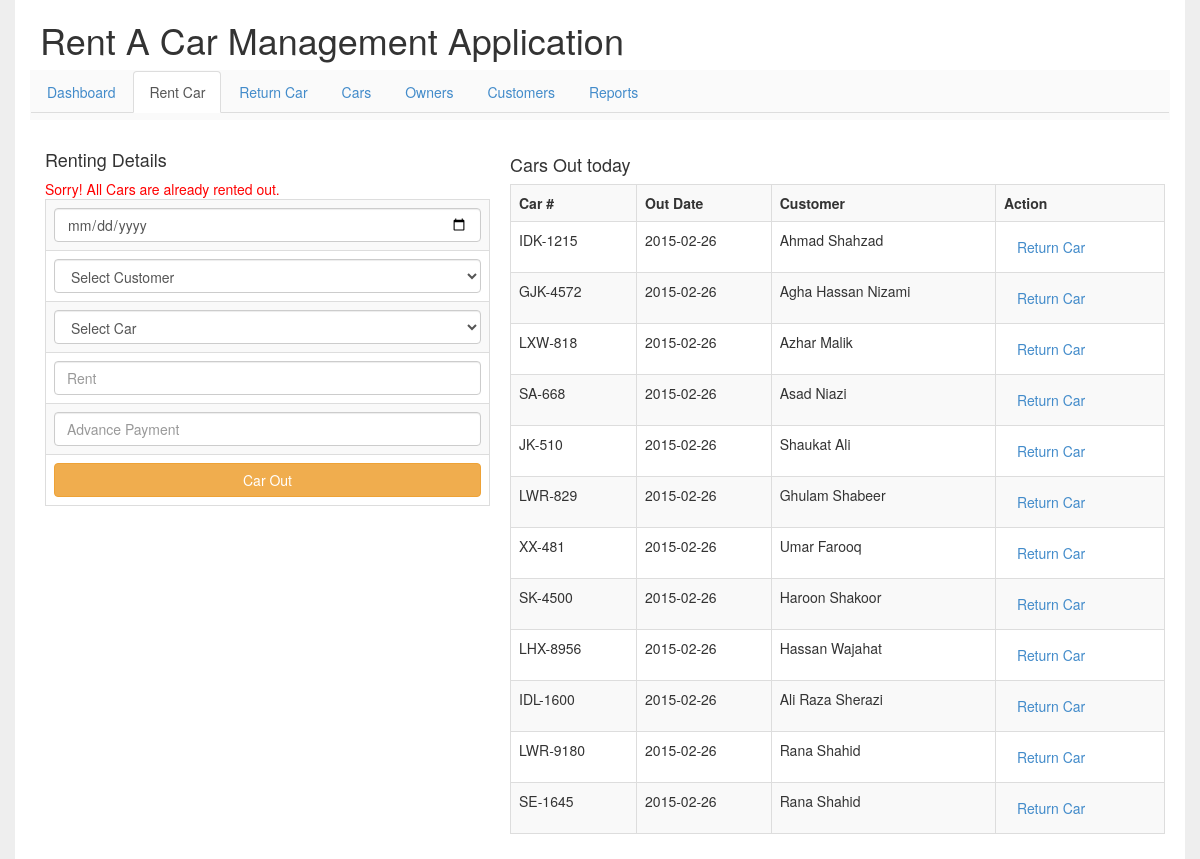
/rentacar.php, run on the app's committed database.
### tables this page shows
CREATE TABLE IF NOT EXISTS `rentcar` (
  `rent_id` int(5) NOT NULL AUTO_INCREMENT,
  `car_id` int(5) NOT NULL,
  `cust_id` int(5) NOT NULL,
  `outtime` date NOT NULL,
  `returntime` date NOT NULL,
  `rent` int(6) NOT NULL,
  `payup` int(6) NOT NULL,
  `demage` varchar(100) NOT NULL,
  `damage_claim` int(6) NOT NULL,
  `status` enum('clear','not clear') NOT NULL,
  PRIMARY KEY (`rent_id`)
);

CREATE TABLE IF NOT EXISTS `cars` (
  `id` int(5) NOT NULL AUTO_INCREMENT,
  `vendor` int(5) NOT NULL,
  `model` int(5) NOT NULL,
  `model_year` int(11) NOT NULL,
  `reg_city` int(5) NOT NULL,
  `reg_alias` varchar(3) NOT NULL,
  `reg_no` int(5) NOT NULL,
  `owner` int(5) NOT NULL,
  `pic` varchar(100) NOT NULL,
  PRIMARY KEY (`id`)
);

CREATE TABLE IF NOT EXISTS `customers` (
  `id` int(5) NOT NULL AUTO_INCREMENT,
  `name` varchar(100) NOT NULL,
  `fname` varchar(100) NOT NULL,
  `nic` bigint(15) NOT NULL,
  `address` varchar(100) NOT NULL,
  `mobile` varchar(15) NOT NULL,
  `referrer_name` varchar(100) NOT NULL,
  `referrer_mobile` varchar(15) NOT NULL,
  PRIMARY KEY (`id`)
);

### includes/functions.php (called while the page is built, shortened)
<?php
	function get_rem_cars()
	{
		global $PDO;
		$st=$PDO->prepare('SELECT cars.* from cars WHERE cars.id IN (
		SELECT DISTINCT(id) from cars,rentcar WHERE cars.id NOT IN
		(SELECT car_id from rentcar WHERE status="not clear"))');
		$data=$st->execute();
		$data=$st->fetchAll();
		return $data;
	}
	function get_cars_out()
	{
		global $PDO;
		$st=$PDO->prepare('SELECT rentcar.rent_id,rentcar.car_id, rentcar.cust_id, rentcar.outtime, cars.reg_alias,
				cars.reg_no,customers.name from rentcar,cars,customers where rentcar.car_id=cars.id
				AND rentcar.status="not clear" AND rentcar.cust_id=customers.id');
		$data=$st->execute();
		$data=$st->fetchAll();
		return $data;
	}
?>

### rentacar.php (the view, shortened to what this page needs)
<?php
	include("includes/db.php");
	include("includes/functions.php");
	$cars=get_rem_cars();
	$outcars=get_cars_out();
?>
<!doctype html>
<html>
<head>
<?php include("includes/head-include.php"); ?>
</head>
<body style="background:#EEEEEE;">
	<div class="container" style="background:#FFF;">
    	<?php include 'includes/header.php';?>
        <div id="rentcar" class="col-lg-5" >
        <h4>Renting Details</h4>
        <span style="color:#F00"><?php if(!$cars){echo 'Sorry! All Cars are already rented out. ';}?></span>
        <form action="carout.php" method="post">
        	<table class="table table-bordered table-responsive table-striped" >
            <tr>
            	<td>
                	<input type="date" name="dateout" class="form-control">
                </td>
            </tr>
            <tr>
            	<td>
                	<select name="customer" class="form-control">
                    	<option value="">Select Customer</option>
                    </select>
                </td>
            </tr>
            <tr>
            	<td>
                	<select name="car" class="form-control">
                    	<option value="">Select Car</option>
                    </select>
                </td>
            </tr>
            <tr>
            	<td>
                	<input type="number" name="rent" class="form-control" placeholder="Rent" />
                </td>
            </tr>
            <tr>
            	<td>
                	<input type="number" name="payup" class="form-control" placeholder="Advance Payment" />
                </td>
            </tr>
            <tr>
            	<td>
                	<button type="submit" class="btn btn-block btn-warning">Car Out</button>
                </td>
            </tr>
            </table>
        </form>
        </div>
        <div class="col-lg-7" style="padding:5px;">
        <h4>Cars Out today </h4>
        	<table class="table table-striped table-bordered table-hover">
            <tr>
            	<th>Car # </th>
                <th>Out Date</th>
                <th>Customer</th>
                <th>Action</th>
            </tr>
            <?php foreach($outcars as $row){?>
            <tr>
            	<td><?php echo $row['reg_alias'].'-'.$row['reg_no']?></td>
                <td><?php echo $row['outtime']?></td>
                <td><?php echo $row['name']?></td>
                <td><a href="returncar.php?id=<?php echo $row['car_id']?>" class="btn btn-link">Return Car</a></td>
            </tr>
            <?php }?>
            </table>
        </div>
    </div>
</body>
</html>

### data on the page
rentcar: car.reg_alias "IDK", car.reg_no "1215", outtime "2015-02-26", customers.name "Ahmad Shahzad"
rentcar: car.reg_alias "GJK", car.reg_no "4572", outtime "2015-02-26", customers.name "Agha Hassan Nizami"
rentcar: car.reg_alias "LXW", car.reg_no "818", outtime "2015-02-26", customers.name "Azhar Malik"
rentcar: car.reg_alias "SA", car.reg_no "668", outtime "2015-02-26", customers.name "Asad Niazi"
rentcar: car.reg_alias "JK", car.reg_no "510", outtime "2015-02-26", customers.name "Shaukat Ali"
rentcar: car.reg_alias "LWR", car.reg_no "829", outtime "2015-02-26", customers.name "Ghulam Shabeer"
rentcar: car.reg_alias "XX", car.reg_no "481", outtime "2015-02-26", customers.name "Umar Farooq"
rentcar: car.reg_alias "SK", car.reg_no "4500", outtime "2015-02-26", customers.name "Haroon Shakoor"
rentcar: car.reg_alias "LHX", car.reg_no "8956", outtime "2015-02-26", customers.name "Hassan Wajahat"
rentcar: car.reg_alias "IDL", car.reg_no "1600", outtime "2015-02-26", customers.name "Ali Raza Sherazi"
rentcar: car.reg_alias "LWR", car.reg_no "9180", outtime "2015-02-26", customers.name "Rana Shahid"
rentcar: car.reg_alias "SE", car.reg_no "1645", outtime "2015-02-26", customers.name "Rana Shahid"
